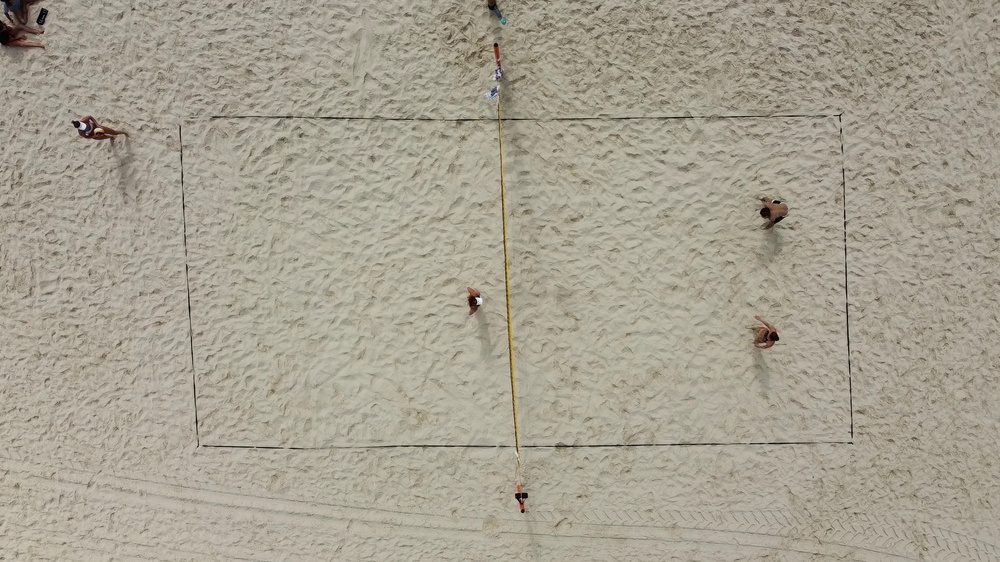
#> input picture utils/FieldDetection/0.jpg, 1000 x 562 px, shrunk from 1920 x 1080 before the run
$ python -i motion_detection.py   (imports and definitions only)
#> lines starting #> are read from the running program, lines starting #| are printed output that depends on the picture
#> further down, picture is the input picture: shape (562, 1000, 3); mean B, G, R 145.5, 160.9, 167
import cv2
import numpy as np


class MotionDetector :


    # [8 lines left out: function transform_to_binary, not called in this run]


    def clean_frame(self, frame):

        # Init frame and kernel
        transformations_frame = frame
        circle_kernel = cv2.getStructuringElement(cv2.MORPH_ELLIPSE,(5,5))

        # Morphological Transformations
        transformations_frame = cv2.morphologyEx(transformations_frame, cv2.MORPH_OPEN, np.ones((5,5),np.uint8))
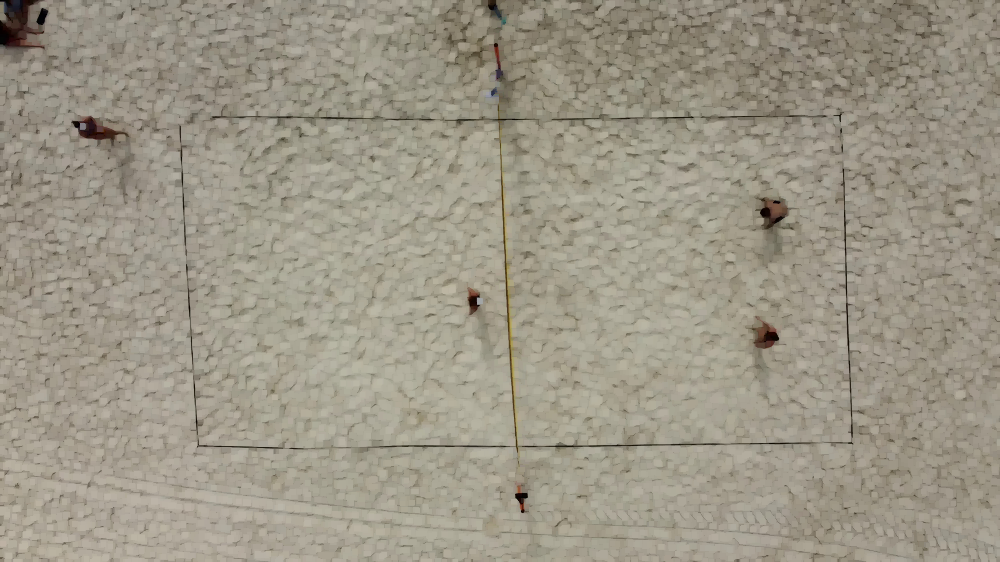
#> transformations_frame: shape (562, 1000, 3); mean B, G, R 135.4, 150.9, 156.9
        transformations_frame = cv2.morphologyEx(transformations_frame, cv2.MORPH_CLOSE, circle_kernel)
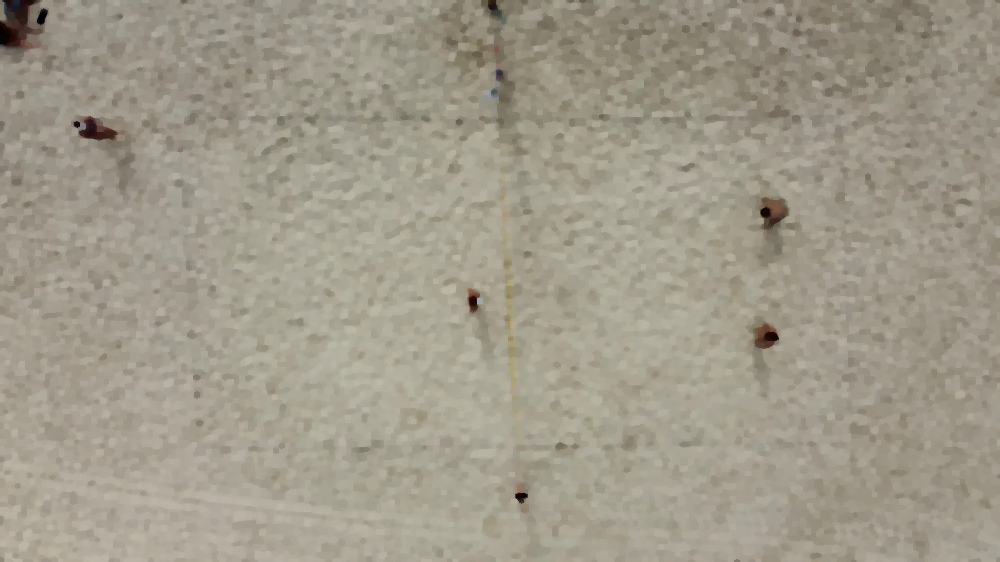
#> transformations_frame: shape (562, 1000, 3); mean B, G, R 139, 154.5, 160.5
        transformations_frame = cv2.dilate(transformations_frame, circle_kernel, iterations=3)
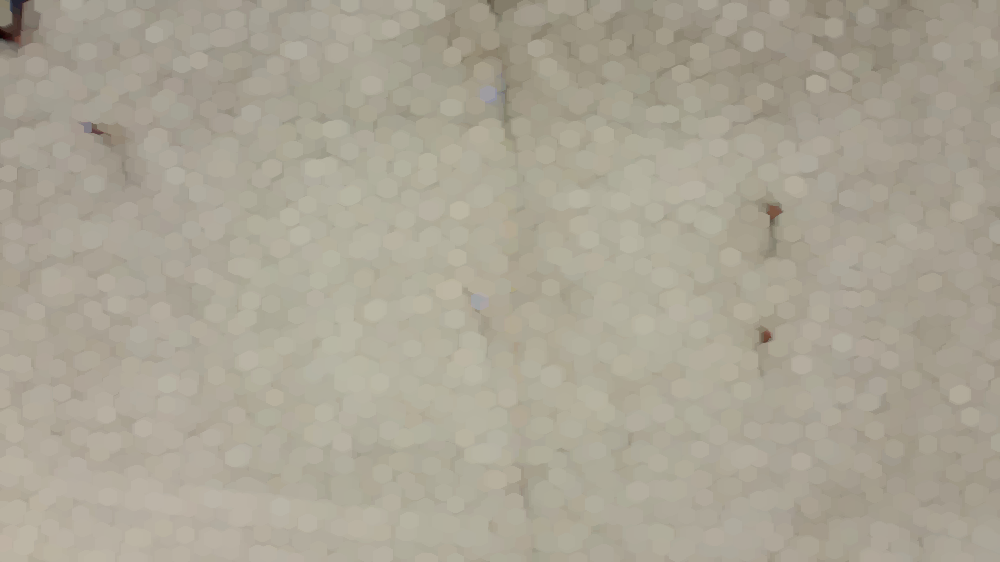
#> transformations_frame: shape (562, 1000, 3); mean B, G, R 149.1, 164.4, 170.2

        return transformations_frame


    # [44 lines left out: functions get_frame_diff, get_object_boxes, find_motion_rects, not called in this run]


>>> import cv2
>>> picture = cv2.imread('FieldDetection/0.jpg')
>>> result = MotionDetector().clean_frame(picture)

$ run again, on utils/FieldDetection/1.jpg
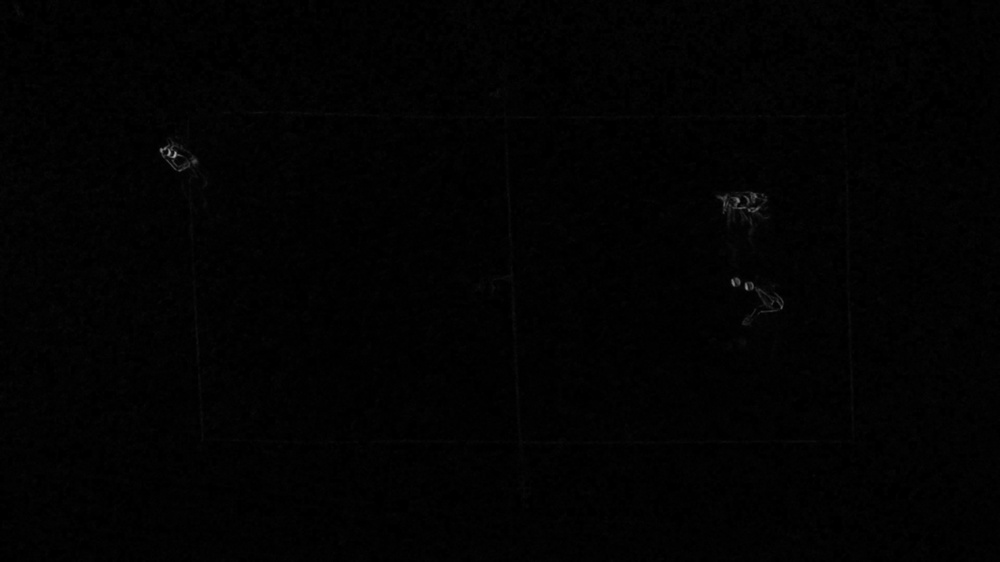
#> input picture utils/FieldDetection/1.jpg, 1000 x 562 px, shrunk from 1920 x 1080 before the run
#> picture is the input picture: shape (562, 1000, 3); min 0, max 167, mean 2.2
#> in clean_frame, `transformations_frame = cv2.dilate(transformations_frame, circle_kerne..`:
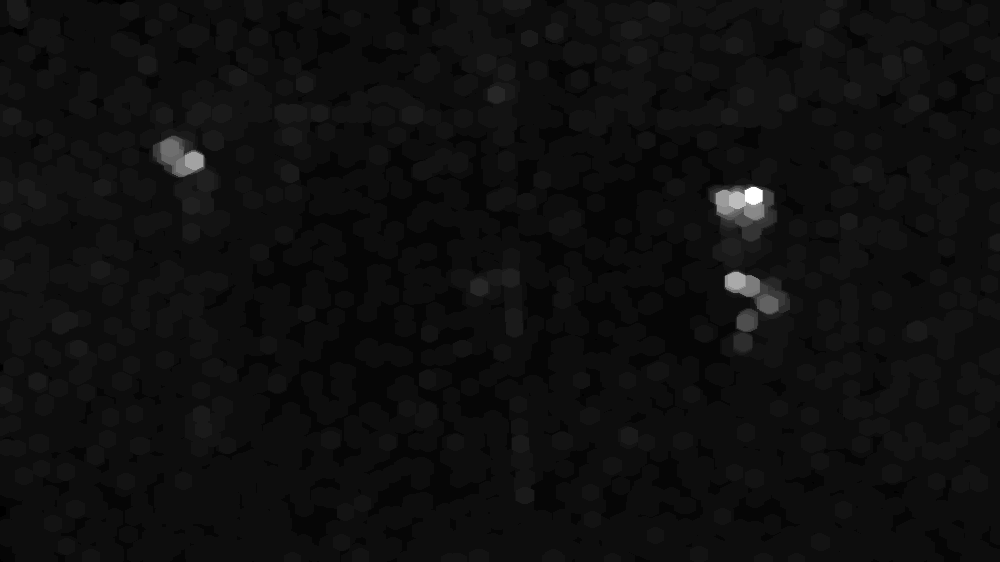
#> transformations_frame: shape (562, 1000, 3); min 0, max 39, mean 2.4; drawn with min black and max white
